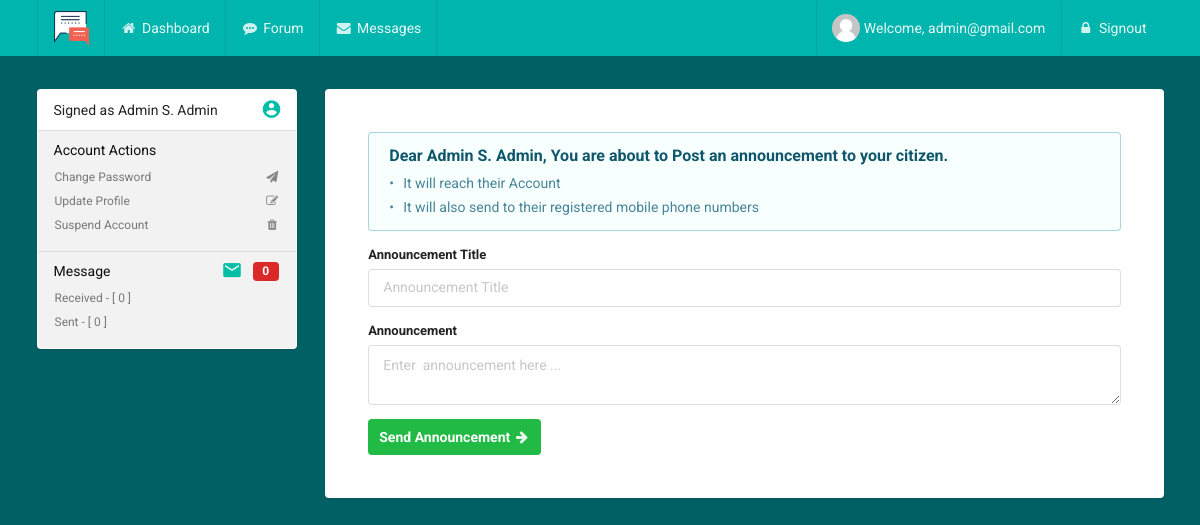
The page /ward/send-announcement.php (signed in) on the database its author committed.
### tables this page shows
CREATE TABLE `users`(
	id int(11)not null primary key,
	fname varchar(100)not null,
	sname varchar(100)not null,
	lname varchar(100)not null,
	sex varchar(10)not null,
	phone varchar(100)not null,
	username varchar(100) not null,
	password varchar(100) not null,
	token VARCHAR(15)not null,
	access int(11) not null default 0,
	avatar VARCHAR(100)not null,
	status INT(2)not null,
	suspended INT(2)not null,
	created int(11)not null
);

### classes/Session.php (called while the page is built, shortened)
<?php
    class Session {
        public static function exists($name){
        return (isset($_SESSION[$name])) ? true : false;
        }
        public static function get($name){
            return $_SESSION[$name];
        }
    }

### core/functions.php (called while the page is built, shortened)
<?php
    function encryptor($action, $string) {
        $output = false;
        $encrypt_method = "AES-256-CBC";
        $secret_key = 'rots_*1-9';
        $secret_iv = '2016-rots*&';
        $key = hash('sha256', $secret_key);
        $iv = substr(hash('sha256', $secret_iv), 0, 16);
        if( $action == 'encrypt' ) {
            $output = openssl_encrypt($string, $encrypt_method, $key, 0, $iv);
            $output = base64_encode($output);
        }
        else if( $action == 'decrypt' ){
            $output = openssl_decrypt(base64_decode($string), $encrypt_method, $key, 0, $iv);
        }
        return $output;
    }

### core/config.php (called while the page is built, shortened)
<?php
    spl_autoload_register( function ($class){
        $file = 'classes/'.$class.'.php';
    });
    require_once("functions.php");
    $database = new MySQLDatabase();

### classes/MySQLDatabase.php (called while the page is built, shortened)
<?php
    class MySQLDatabase {
        public $link = null;
        public function openConnection(){
            $this->link = mysqli_connect(DB_SERVER, DB_USER, DB_PASS, DB_NAME);
            return $this->link;
        }
        public function queryDB($query){
            $result = mysqli_query($this->link,$query);
            return $result;
        }
        public function fetchArray($result){
            return mysqli_fetch_array($result);
        }
  }

### classes/DatabaseObject.php (called while the page is built, shortened)
<?php
    class DatabaseObject {
        protected static $table;
        protected static $fields;
        public static function findById($id = 0){
            $arr = static::findBySQL("SELECT * FROM ".static::$table." WHERE id = $id ");
            return !empty($arr) ? array_shift($arr) : false;
        }
        public static function findBySQL($sql = ""){
            global $database;
            $resultSet = $database->queryDB($sql);
            $objectArray = array();
            while ($row = $database->fetchArray($resultSet)) {
                $objectArray[] = static::instantiate($row);
            }
            return $objectArray;
        }
        private static function instantiate($record){
            $object = new static;
            if (is_array($record)) {
                foreach ($record as $attribute => $value) {
                    if ($object->hasAttribute($attribute)) {
                        $object->$attribute = $value;
                    }
                }
                return $object;
            }
        }
        private function hasAttribute($attribute){
            $objectVars = $this->attributes();
            return array_key_exists($attribute, $objectVars);
        }
        private function attributes(){
            $attributes = array();
            foreach (static::$fields as $field) {
                if (property_exists($this, $field)) {
                    $attributes[$field] = $this->$field;
                }
            }
            return $attributes;
        }
    }

### classes/User.php (called while the page is built, shortened)
<?php
    class User extends DatabaseObject {
        public $fname;
        public $sname;
        public $lname;
        public function fullName(){
            if (isset($this->fname) && isset($this->lname)) {
                return $this->fname." ".$this->initials($this->sname).". ".$this->lname;
            }else{
                return "NO names found";
            }
        }
        public function initials($string){
            $expr = '/(?<=\s|^)[a-z]/i';
            preg_match_all($expr, $string, $matches);
            $result = implode('', $matches[0]);
            $result = strtoupper($result);
            return $result;
        }
    }

### classes/Message.php (called while the page is built, shortened)
<?php
    class Message extends DatabaseObject {
        protected static $table = "messages";
        public static function countMessageTo($uid){
            $result = static::findBySQL("SELECT * FROM ".static::$table." WHERE to_user = $uid");
            return count($result);
        }
        public static function countMessageFrom($uid){
            $result = static::findBySQL("SELECT * FROM ".static::$table." WHERE from_user = $uid");
            return count($result);
        }
    }

### views/menu.php (the view, shortened to what this page needs)
<div class="ui top fixed teal stackable inverted pointing menu" style="margin-bottom: 2em; border:none;">
    <div class="ui container">
      <?php
        if(Session::exists('userid')){
          echo "<a class='item'><img src='../images/logo.png'></a>";
          echo "<a href='welcome?userid={$userid}&view=welcome' class='{$welcome} item'><i class='home icon'></i> Dashboard</a>";
          echo "<a href='forum?userid={$userid}&view=forum' class='{$forum} item'><i class='talk icon'></i> Forum</a>";
          echo "<a href='messages?userid={$userid}&view=message' class='{$message} item'><i class='mail icon'></i> Messages</a>";
          echo "<div class='right menu'>";
          echo "<a href='profile?userid={$userid}&view=profile' class='{$profile} item'><img    src='../images/avatar/{$user->avatar}' class='ui avatar image'> Welcome, {$user->username} </a>";
          echo "<a class='item' href='../logout.php?action=logout'><i class='lock icon'></i> Signout</a> ";
          echo "</div>";
        }
      ?>
    </div>
</div>

### views/menu-ward.php (shortened to what this page needs)
<div class="ui vertical menu fluid">
    <div class="ui teal dropdown item">
        Signed as <?php echo $user->fullName(); ?>
        <i class="zmdi zmdi-account-circle green zmdi-icon"></i>
    </div>
    <div class="active item">
        Account Actions
        <div class="menu">
            <a href="change-password?userid<?php echo $userid; ?>&action=change-password&view=welcome" class="item" data-inverted="teal" data-tooltip="Change your account Password" data-position="right center"><i class="send icon"></i> Change Password</a>
            <a href="update-profile?userid=<?php echo $userid; ?>&action=update-profile&view=welcome" class="item"  data-inverted="teal" data-tooltip="You can Update your Profile Information" data-position="right center"><i class="edit icon"></i> Update Profile</a>
            <a href="suspend-account?userid=<?php echo $userid; ?>&action=suspend-account&view=welcome" class="item" data-inverted="teal" data-tooltip="Use this link to temporarily close your account" data-position="right center"><i class="trash icon"></i> Suspend Account</a>
        </div>
    </div>
    <div class="active item">
        <div class="ui red label"><?php echo Message::countMessageTo($cleanid); ?></div>
        <i class="zmdi zmdi-email zmdi-icon"></i> Message
        <div class="menu">
            <a  class="item" data-inverted="teal" data-tooltip="Message Inbox" data-position="top center">
            Received - [ <?php echo Message::countMessageTo($cleanid); ?> ] </a>
            <a class="item"  data-inverted="teal" data-tooltip="Messages that you have sent" data-position="top center">
            Sent - [ <?php echo Message::countMessageFrom($cleanid); ?> ]
            </a>
        </div>
    </div>
</div>

### views/send-announcement.php (shortened to what this page needs)
<div class="eleven wide column">
    <form class="ui form" action="" method="POST">
        <div class="ui info message">
          <div class=" dividing header">
            Dear <?php echo $user->fullName(); ?>, You are about to Post an announcement to your citizen.
          </div>
          <ul class="list">
            <li>It will reach their Account</li>
            <li>It will also send to their registered mobile phone numbers</li>
          </ul>
        </div>
        <div class="field">
            <div class="sixteen wide field">
                <label>Announcement Title</label>
                <input type="text" name="title" placeholder="Announcement Title">
            </div>
            <div class="sixteen wide field">
                <label>Announcement </label>
                <textarea id="message" name="message" rows="2" placeholder="Enter  announcement here ..."></textarea>
            </div>
        </div>
        <button class="ui green right lebeled icon mediun button" tabindex="0">
          Send Announcement <i class="right arrow icon"></i>
        </button>
    </form>
</div>

### css/styles.css (style rules this page uses)
body { padding-top: 50px; background: #006064 url(../images/flag.png); background-repeat: no-repeat; background-position: bottom left; font-family: 'Roboto'; font-size: 14px; }
.ui .menu { border: 1px solid rgba(34, 36, 38, 0); }
.zmdi-icon { margin-top: -4px; float: right; font-size: 1.5em; color: #00BFA5; }

### rows shown on the page
users: avatar (placeholder picture), username "admin@gmail.com", $user->fullName() "Admin S. Admin"

### other values the page prints
Message::countMessageTo($cleanid) "0"
Message::countMessageFrom($cleanid) "0"
